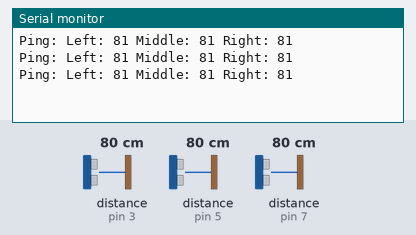
The sketch below on a simulated Arduino Uno, built with avr-gcc and run on an emulated ATmega328P. Parts: the last lines printed to the serial monitor. The inputs (shaded band) are chosen by the test bench; at power-on: distance to the obstacle (sensors on pin 3, pin 5, pin 7) 80 cm. The echo pulse lasts 58.3 µs per cm.

Above: at 1.8 s.
1.9 s: distance to the obstacle (sensor on pin 3) set to 2 cm
At 2.5 s:
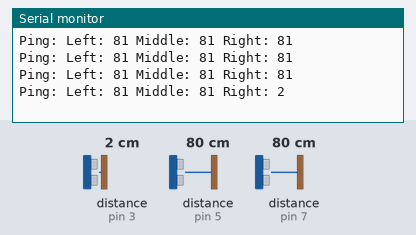
3.4 s: distance to the obstacle (sensor on pin 5) set to 2 cm
At 4.0 s:
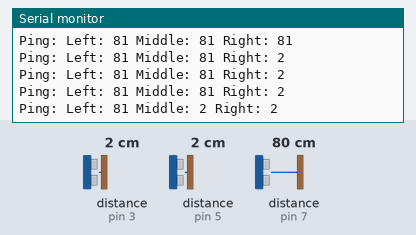
4.9 s: distance to the obstacle (sensor on pin 7) set to 2 cm
At 5.5 s:
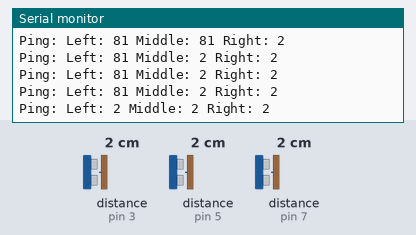
6.4 s: distance to the obstacle (sensor on pin 3) set to 4 cm
At 7.0 s:
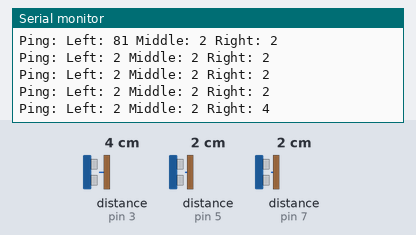
7.9 s: distance to the obstacle (sensor on pin 5) set to 4 cm
At 8.5 s:
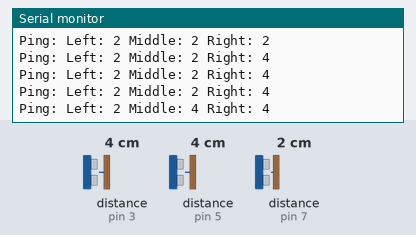
9.4 s: distance to the obstacle (sensor on pin 7) set to 4 cm
At 10.0 s:
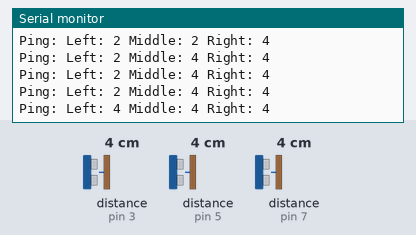
Timing chart, 0 to 11.9 s (numbered marks = the images above; inputs shaded):
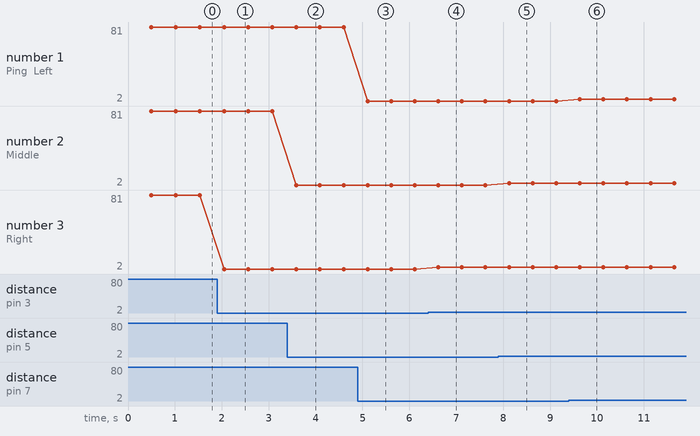

The sketch:

CustomNewPingExample.ino
```cpp
// ---------------------------------------------------------------------------
// Example NewPing library sketch that does a ping about 20 times per second.
// ---------------------------------------------------------------------------

#include <NewPing.h>

// US LEFT
#define TRIGGER_PIN_LEFT  8  // Arduino pin tied to trigger pin on the ultrasonic sensor.
#define ECHO_PIN_LEFT   7  // Arduino pin tied to echo pin on the ultrasonic sensor.
#define MAX_DISTANCE_LEFT 400 // Maximum distance we want to ping for (in centimeters). Maximum sensor distance is rated at 400-500cm.


// US RIGHT
#define TRIGGER_PIN_RIGHT  4  // Arduino pin tied to trigger pin on the ultrasonic sensor.
#define ECHO_PIN_RIGHT     3  // Arduino pin tied to echo pin on the ultrasonic sensor.
#define MAX_DISTANCE_RIGHT 400 // Maximum distance we want to ping for (in centimeters). Maximum sensor distance is rated at 400-500cm.

// US MID
#define TRIGGER_PIN_MID  6  // Arduino pin tied to trigger pin on the ultrasonic sensor.
#define ECHO_PIN_MID     5  // Arduino pin tied to echo pin on the ultrasonic sensor.
#define MAX_DISTANCE_MID 400 // Maximum distance we want to ping for (in centimeters). Maximum sensor distance is rated at 400-500cm.

int distance_left;
int distance_mid;
int distance_right;


NewPing US_LEFT(TRIGGER_PIN_LEFT, ECHO_PIN_LEFT, MAX_DISTANCE_LEFT); // NewPing setup of pins and maximum distance - US1
NewPing US_RIGHT(TRIGGER_PIN_RIGHT, ECHO_PIN_RIGHT, MAX_DISTANCE_RIGHT); // NewPing setup of pins and maximum distance - US2
NewPing US_MID(TRIGGER_PIN_MID, ECHO_PIN_MID, MAX_DISTANCE_MID); // NewPing setup of pins and maximum distance - US3

void setup() {
  Serial.begin(115200); // Open serial monitor at 115200 baud to see ping results.
}

void loop() {
  delay(500); // Wait 50ms between pings (about 20 pings/sec). 29ms should be the shortest delay between pings.
  Serial.print("Ping: ");

  distance_left = US_LEFT.ping_cm();
  distance_right = US_RIGHT.ping_cm();
  distance_mid = US_MID.ping_cm();

  // left

  if(!(distance_left==501)){ //Checks if singal is recieved
    Serial.print("Left: ");
    Serial.print(distance_left);
  }
  else{
    Serial.print("Left: No Signal");
  }

  // mid
  if(!(distance_mid==501)){ //Checks if singal is recieved
    Serial.print(" Middle: ");
    Serial.print(distance_mid);
  }
  else{
    Serial.print(" Middle: No Signal");
  }

  // RIGHT
  if(!(distance_right==501)){ //Checks if singal is recieved
    Serial.print(" Right: ");
    Serial.println(distance_right);
  }
  else{
    Serial.println(" Right: No Signal");
  }


}
```

Measured:
- after the input at 1.9 s, the serial monitor: prints a new line after 0.15 s (image 1)
- after the input at 3.4 s, the serial monitor: prints a new line after 0.19 s (image 2)
- after the input at 4.9 s, the serial monitor: prints a new line after 0.21 s (image 3)
- after the input at 6.4 s, the serial monitor: prints a new line after 0.22 s (image 4)
- after the input at 7.9 s, the serial monitor: prints a new line after 0.23 s (image 5)
- after the input at 9.4 s, the serial monitor: prints a new line after 0.23 s (image 6)
- plotted number 3: 81 → 2 after the input at 1.9 s, 2 → 4 after the input at 6.4 s
